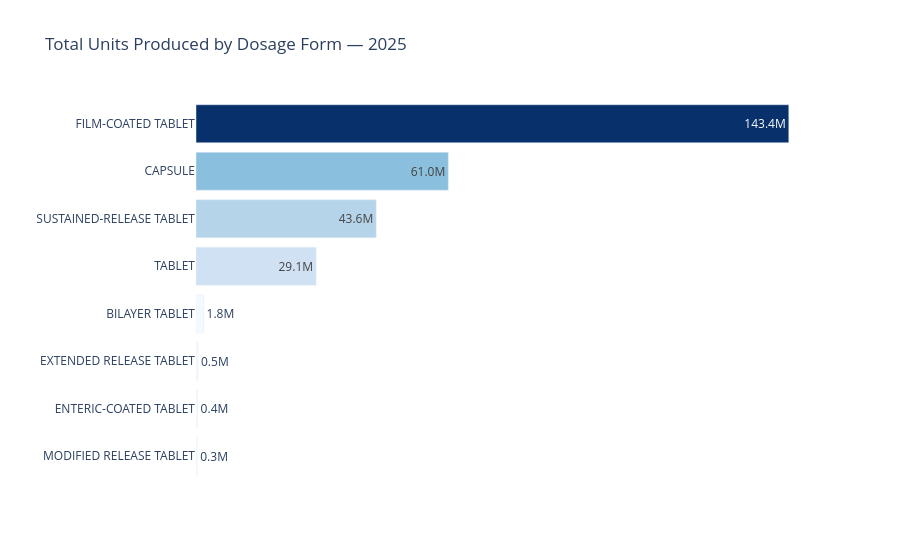

Source (notebook cell):
### Code cell
fig = px.bar(
    df_dosage,
    x='total_output',
    y='dosage_form',
    orientation='h',
    title='Total Units Produced by Dosage Form — 2025',
    labels={
        'total_output': 'Total Units Produced',
        'dosage_form': ''
    },
    text='label',
    color='total_output',
    color_continuous_scale='Blues'
)

fig.update_traces(
    textposition='auto',
    insidetextanchor='end'
)


fig.update_layout(
    plot_bgcolor='white',
    coloraxis_showscale=False,
    yaxis={'categoryorder': 'total ascending'},
    xaxis=dict(showticklabels=False, showgrid=False, title='')
)

fig.show()

### Figure 1 — Plotly figure (JSON) as saved in the notebook; plotly's stock layout.template omitted (floating-point values rounded to 4 significant figures)
{"data": [{"hovertemplate": "Total Units Produced=%{marker.color}<br>=%{y}<br>label=%{text}<extra></extra>", "insidetextanchor": "end", "legendgroup": "", "marker": {"color": [143400000.0, 61050000.0, 43620000.0, 29060000.0, 1832000.0, 478700.0, 382100.0, 299000.0], "coloraxis": "coloraxis", "pattern": {"shape": ""}}, "name": "", "orientation": "h", "showlegend": false, "text": ["143.4M", "61.0M", "43.6M", "29.1M", "1.8M", "0.5M", "0.4M", "0.3M"], "textposition": "auto", "type": "bar", "x": [143400000.0, 61050000.0, 43620000.0, 29060000.0, 1832000.0, 478700.0, 382100.0, 299000.0], "xaxis": "x", "y": ["FILM-COATED TABLET", "CAPSULE", "SUSTAINED-RELEASE TABLET", "TABLET", "BILAYER TABLET", "EXTENDED RELEASE TABLET", "ENTERIC-COATED TABLET", "MODIFIED RELEASE TABLET"], "yaxis": "y"}], "layout": {"barmode": "relative", "coloraxis": {"colorbar": {"title": {"text": "Total Units Produced"}}, "colorscale": [[0, "rgb(247,251,255)"], [0.125, "rgb(222,235,247)"], [0.25, "rgb(198,219,239)"], [0.375, "rgb(158,202,225)"], [0.5, "rgb(107,174,214)"], [0.625, "rgb(66,146,198)"], [0.75, "rgb(33,113,181)"], [0.875, "rgb(8,81,156)"], [1, "rgb(8,48,107)"]], "showscale": false}, "legend": {"tracegroupgap": 0}, "plot_bgcolor": "white", "title": {"text": "Total Units Produced by Dosage Form — 2025"}, "xaxis": {"anchor": "y", "domain": [0, 1], "showgrid": false, "showticklabels": false, "title": {"text": ""}}, "yaxis": {"anchor": "x", "categoryorder": "total ascending", "domain": [0, 1], "title": {"text": ""}}}}
